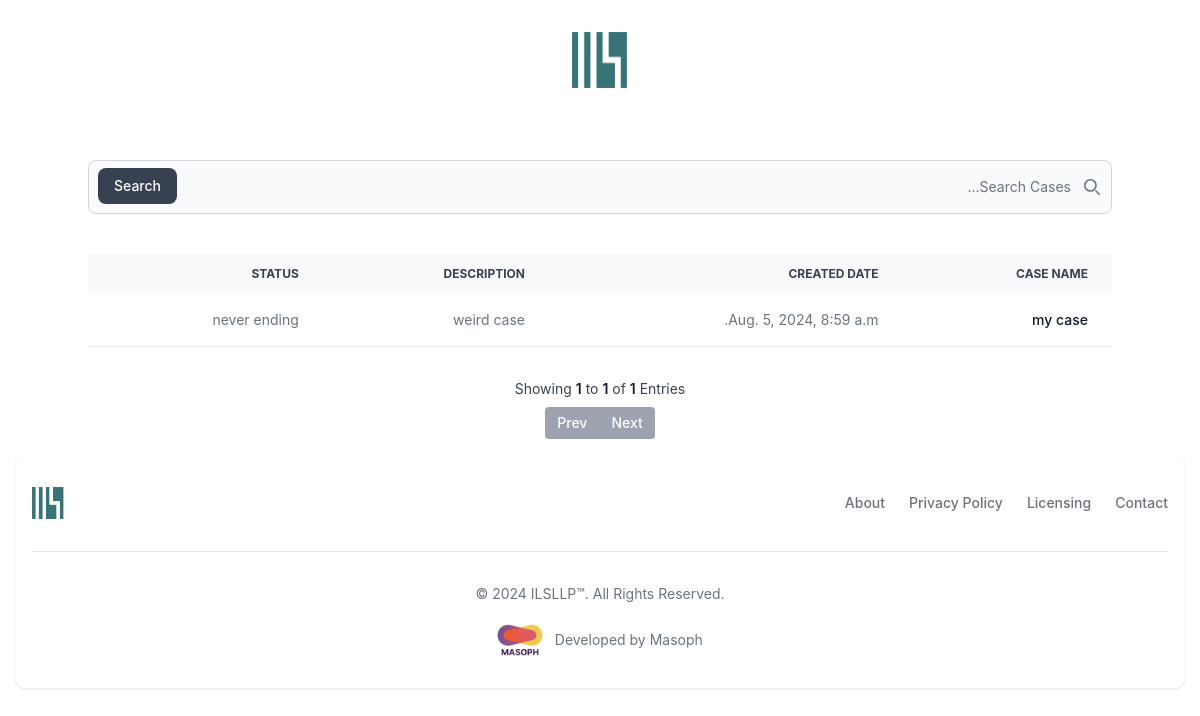
Before: / with the older database file.
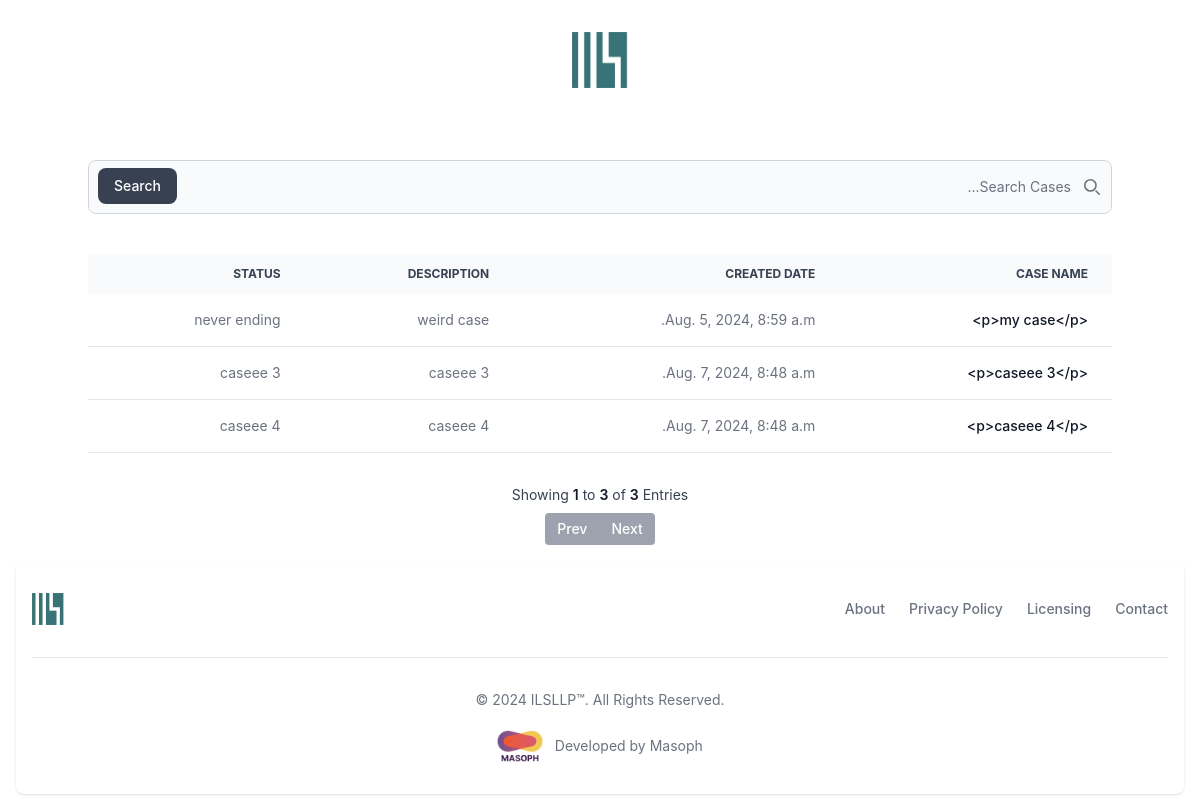
After: the same page with the newer database file.
### cases/models.py (models this page shows, shortened)
class Case(models.Model):
    case_id = models.AutoField(primary_key=True)
    case_name = RichTextField(max_length=50)
    case_description = models.TextField()
    case_status = models.CharField(max_length=50)
    case_priority = models.CharField(max_length=50)
    case_assignee = models.CharField(max_length=50)
    case_created = models.DateTimeField(auto_now_add=True)
    case_updated = models.DateTimeField(auto_now=True)

### cases/views.py (the view)
# urls.py: 2. Add a URL to urlpatterns:  path('', views.home, name='home')
def home(request):
    query = request.GET.get('query', '')
    if query:
        cases_list = Case.objects.filter(
            Q(case_name__icontains=query) |
            Q(case_description__icontains=query) |
            Q(case_status__icontains=query) |
            Q(case_priority__icontains=query) |
            Q(case_assignee__icontains=query)
        )
    else:
        cases_list = Case.objects.all()  # Retrieve all cases if no query is provided
    paginator = Paginator(cases_list, 10)  # Show 10 cases per page
    page_number = request.GET.get('page')  # Get current page number from query params
    cases = paginator.get_page(page_number)  # Get cases for the current page
    return render(request, 'home.html', {'cases': cases, 'query': query})

### templates/home.html (shortened to what this page needs)
{% extends 'base.html' %}
{% block content %}
<section class="pt-10">
    <div class="container mx-auto" style="direction: rtl;">
        <form class="max-w-full mx-auto" method="get" action="{% url 'home' %}">
            <div class="relative">
                <div class="absolute inset-y-0 start-0 flex items-center ps-3 pointer-events-none">
                </div>
                <input type="search" id="default-search" name="query" value="{{ query }}" class="block w-full p-4 ps-10 text-sm text-gray-900 border border-gray-300 rounded-lg bg-gray-50 focus:ring-blue-500 focus:border-blue-500 dark:bg-gray-700 dark:border-gray-600 dark:placeholder-gray-400 dark:text-white dark:focus:ring-blue-500 dark:focus:border-blue-500" placeholder="Search Cases..." required />
                <button type="submit" class="text-white absolute end-2.5 bottom-2.5 bg-gray-700 hover:bg-gray-800 focus:ring-4 focus:outline-none focus:ring-gray-300 font-medium rounded-lg text-sm px-4 py-2 dark:bg-gray-600 dark:hover:bg-gray-700 dark:focus:ring-gray-800">Search</button>
            </div>
        </form>
    </div>
</section>
<section class="pt-10">
    <div class="container mx-auto overflow-x-auto" style="direction: rtl;">
        <table class="w-full text-sm text-right rtl:text-right text-gray-500 dark:text-gray-400">
            <thead class="text-xs text-gray-700 uppercase bg-gray-50 dark:bg-gray-700 dark:text-gray-400">
                <tr>
                    <th scope="col" class="px-6 py-3">Case Name</th>
                    <th scope="col" class="px-6 py-3">Created Date</th>
                    <th scope="col" class="px-6 py-3">Description</th>
                    <th scope="col" class="px-6 py-3">Status</th>
                </tr>
            </thead>
            <tbody>
                {% if cases %}
                    {% for case in cases %}
                    <tr class="bg-white border-b dark:bg-gray-800 dark:border-gray-700 hover:bg-gray-50 dark:hover:bg-gray-600">
                        <td class="px-6 py-4 font-medium text-gray-900 whitespace-nowrap dark:text-white">
                            <a href="{% url 'case_view' case.case_id %}">{{ case.case_name }}</a>
                        </td>
                        <td class="px-6 py-4">
                            <a href="{% url 'case_view' case.case_id %}">{{ case.case_created }}</a>
                        </td>
                        <td class="px-6 py-4">
                            <a href="{% url 'case_view' case.case_id %}">{{ case.case_description }}</a>
                        </td>
                        <td class="px-6 py-4">
                            <a href="{% url 'case_view' case.case_id %}">{{ case.case_status }}</a>
                        </td>
                    </tr>
                    {% endfor %}
                {% else %}
                    <tr>
                        <td colspan="4" class="px-6 py-4 text-center">No cases found.</td>
                    </tr>
                {% endif %}
            </tbody>
        </table>
    </div>
<div class="flex flex-col items-center mt-8">
    <span class="text-sm text-gray-700 dark:text-gray-400">
        Showing
        <span class="font-semibold text-gray-900 dark:text-white">{{ cases.start_index }}</span>
        to
        <span class="font-semibold text-gray-900 dark:text-white">{{ cases.end_index }}</span>
        of
        <span class="font-semibold text-gray-900 dark:text-white">{{ cases.paginator.count }}</span>
        Entries
    </span>
    <div class="inline-flex mt-2 xs:mt-0">
        {% if cases.has_previous %}
            <a href="?page={{ cases.previous_page_number }}&query={{ query }}" class="flex items-center justify-center px-3 h-8 text-sm font-medium text-white bg-gray-800 hover:bg-gray-900 focus:ring-4 focus:outline-none focus:ring-gray-300 rounded-s">
                Prev
            </a>
        {% else %}
            <button class="flex items-center justify-center px-3 h-8 text-sm font-medium text-white bg-gray-400 cursor-not-allowed rounded-s">
                Prev
            </button>
        {% endif %}
        {% if cases.has_next %}
            <a href="?page={{ cases.next_page_number }}&query={{ query }}" class="flex items-center justify-center px-3 h-8 text-sm font-medium text-white bg-gray-800 hover:bg-gray-900 focus:ring-4 focus:outline-none focus:ring-gray-300 rounded-e">
                Next
            </a>
        {% else %}
            <button class="flex items-center justify-center px-3 h-8 text-sm font-medium text-white bg-gray-400 cursor-not-allowed rounded-e">
                Next
            </button>
        {% endif %}
    </div>
</div>
</section>
{% endblock %}

### templates/base.html (shortened to what this page needs)
{% load static %}
<!DOCTYPE html>
<html lang="en">
<head>
    <link href="https://cdn.jsdelivr.net/npm/flowbite@2.4.1/dist/flowbite.min.css" rel="stylesheet" />
    <link rel="stylesheet" href="{% static '/css/styles.css' %}">
</head>
<body>
    <nav class="bg-white border-gray-200 dark:bg-gray-900">
        <div class="max-w-screen-xl flex flex-wrap items-center justify-center mx-auto p-8">
        <a href="/" class="flex items-center space-x-3 rtl:space-x-reverse">
            <img src="{% static 'images/logo.jpg' %}" class="h-14" alt="ils logo" />
        </a>
        </div>
    </nav>
    {% block content %}{% endblock %}
</body>
<footer class="bg-white rounded-lg shadow dark:bg-gray-900 m-4">
    <div class="w-full max-w-screen-xl mx-auto p-4 md:py-8">
        <div class="sm:flex sm:items-center sm:justify-between">
            <a href="https://flowbite.com/" class="flex items-center mb-4 sm:mb-0 space-x-3 rtl:space-x-reverse">
                <img src="{% static 'images/logo.jpg' %}" class="h-8" alt="ils Logo" />
            </a>
            <ul class="flex flex-wrap items-center mb-6 text-sm font-medium text-gray-500 sm:mb-0 dark:text-gray-400">
                <li>
                    <a href="#" class="hover:underline me-4 md:me-6">About</a>
                </li>
                <li>
                    <a href="#" class="hover:underline me-4 md:me-6">Privacy Policy</a>
                </li>
                <li>
                    <a href="#" class="hover:underline me-4 md:me-6">Licensing</a>
                </li>
                <li>
                    <a href="#" class="hover:underline">Contact</a>
                </li>
            </ul>
        </div>
        <hr class="my-6 border-gray-200 sm:mx-auto dark:border-gray-700 lg:my-8" />
        <span class="block text-sm text-gray-500 sm:text-center dark:text-gray-400">© 2024 <a href="https://flowbite.com/" class="hover:underline">ILSLLP™</a>. All Rights Reserved.</span>
        <a href="https://flowbite.com/" class="flex items-center justify-center mb-4 pt-5 sm:mb-0 space-x-3 rtl:space-x-reverse">
            <img src="{% static 'images/masoph-logo.png' %}" class="h-8" alt="ils Logo" />
            <span class="block text-sm text-gray-500 sm:text-center dark:text-gray-400">Developed by Masoph</span>
        </a>
    </div>
</footer>
</html>

Changed rows visible on the page:
changed Case "weird case": case_name "my case" → "<p>my case</p>"
added Case: case_name "<p>caseee 3</p>", case_created "Aug. 7, 2024, 8:48 a.m.", case_description "caseee 3", case_status "caseee 3"
added Case: case_name "<p>caseee 4</p>", case_created "Aug. 7, 2024, 8:48 a.m.", case_description "caseee 4", case_status "caseee 4"
Other visible differences:
{{ cases.end_index }}: "1" → "3"
{{ cases.paginator.count }}: "1" → "3"
